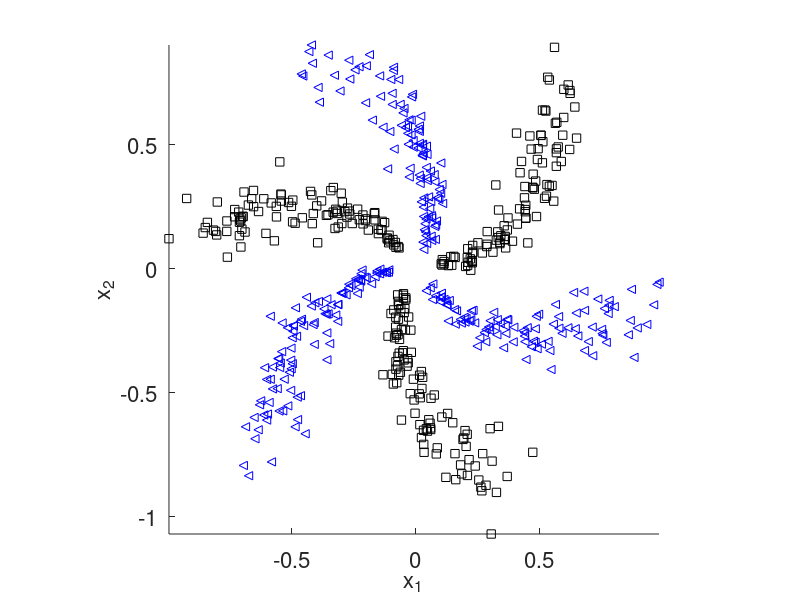

Here is the MATLAB script that generated this plot:
function stardata()
N = 100; % # of data points along each tenticle
rmin = 0.1; % inner radius
rmax = 0.9; % outer radius
ntts = 6; % the number of petals
da = 2*pi/ntts; % step in angle
a0 = 0:da:(ntts-1)*da; % initial angles for the petals
r = linspace(rmin,rmax,N); % radial space
phi = zeros(N,ntts); % set of angles for the data points
pfun = @(r)r; % function for twisting petals
for j = 1 : ntts
    phi(:,j) = a0(j) + pfun(r);
end
l = N*ntts; % the number of data points
X = zeros(l,2); % the data
y = zeros(l,1); % the labels 
for j = 1 : ntts
    for k = 1 : N
        i = (j-1)*N + k;
        X(i,:) = [r(k)*cos(phi(k,j)),r(k)*sin(phi(k,j))] + 0.1*r(k)*randn(1,2);        
    end
    y((j-1)*N+1:j*N) = (-1)^(mod(j,2));
end
% permute the data so that they are randomly distributed among the petals
p = randperm(l); 
X = X(p,:); % finalize the data
y = y(p,:); % finalize the labels

%% graphics
fsz = 16;
close all
figure(1);
hold on;
iminus = find(y == -1);
plot(X(iminus,1),X(iminus,2),'Linestyle','none','Marker','s','color','k');
iplus = setdiff((1:l)',iminus);
plot(X(iplus,1),X(iplus,2),'Linestyle','none','Marker','<','color','b');
set(gca,'Fontsize',fsz);
xlabel('x_1','Fontsize',fsz);
ylabel('x_2','Fontsize',fsz);
daspect([1,1,1]);
axis tight
%%
save('stardata.mat','X','y');
fid = fopen('stardata.txt','w');
for i = 1 : 600
    fprintf(fid,'%d\t%d\t%d\n',X(i,1),X(i,2),y(i));
end
fclose(fid);
end

